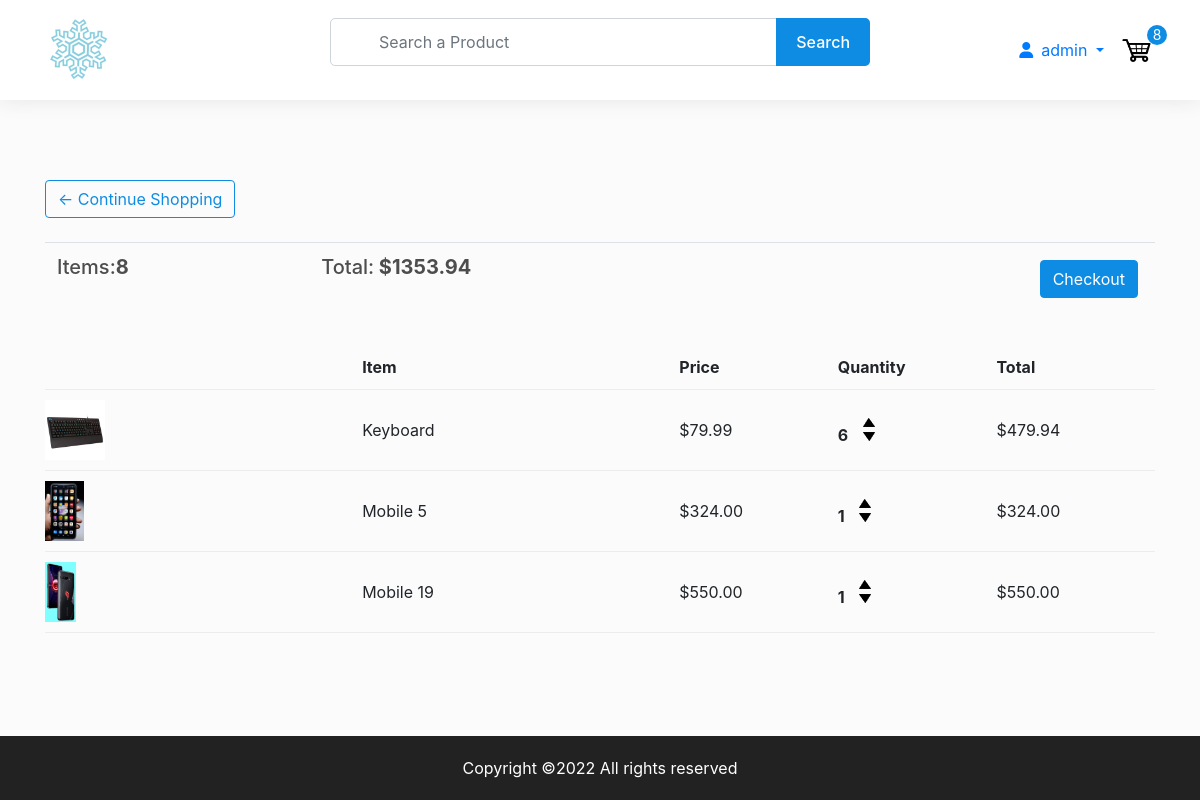
The app's page /cart/ (signed in), older data.
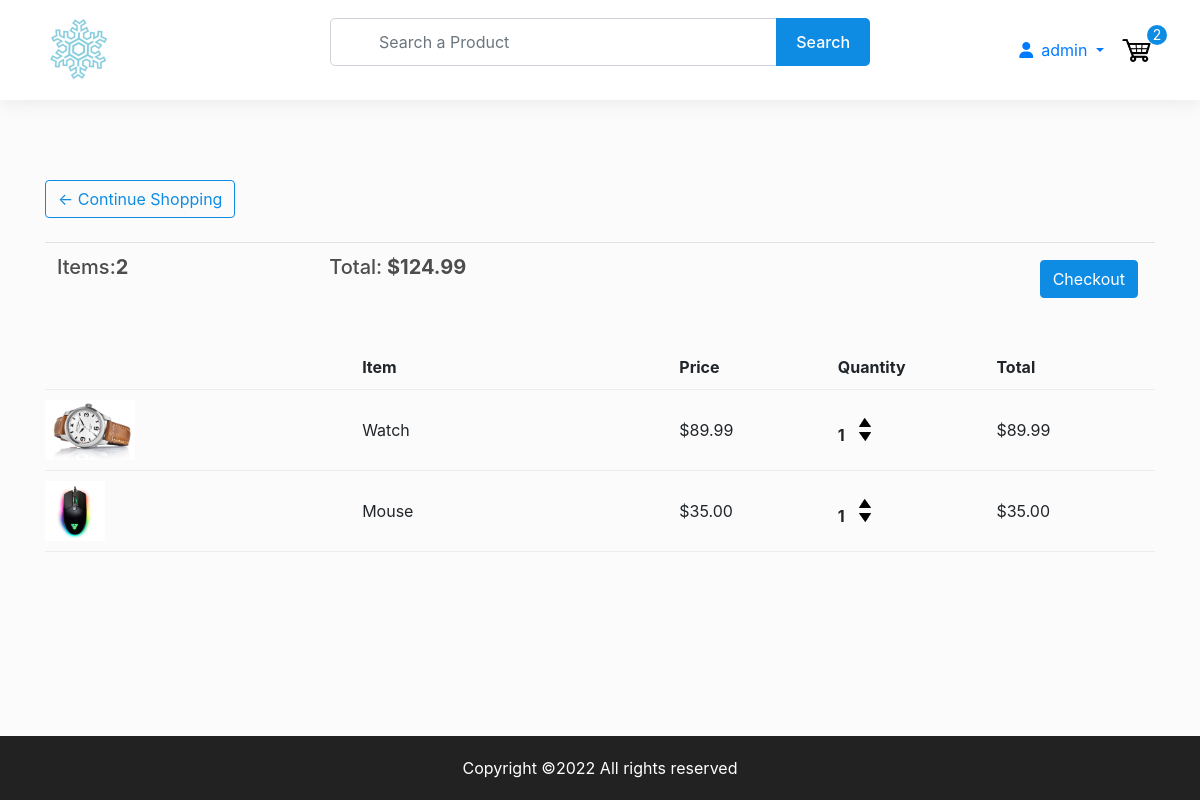
The same page, newer data.
### store/models.py (models this page shows, shortened)
class Order(models.Model):
    customer = models.ForeignKey(
        Customer, on_delete=models.CASCADE, blank=True, null=True
    )
    items = models.ManyToManyField(OrderItem)
    date_orderd = models.DateTimeField(auto_now_add=True)
    ordered = models.BooleanField(default=False, null=False, blank=False)
    being_delivered = models.BooleanField(default=False)
    transaction_id = models.CharField(max_length=200, null=True)
    total_price = models.FloatField(max_length=200, null=True)  # added
    sphipping_address = models.ForeignKey(
        "ShippingAddress", on_delete=models.SET_NULL, blank=True, null=True
    )
    payment = models.ForeignKey(
        "Payment", on_delete=models.SET_NULL, blank=True, null=True
    )
    @property
    def get_total(self):
        total = 0
        for order_items in self.items.all():
            total = total + order_items.get_total_item_price
        return total
    @property
    def get_cart_items(self):
        total = 0
        for order_item in self.items.all():
            total += order_item.quantity
        return total

class OrderItem(models.Model):
    customer = models.ForeignKey(
        Customer, on_delete=models.CASCADE, blank=True, null=True
    )
    product = models.ForeignKey(Product, on_delete=models.CASCADE, null=True)
    quantity = models.IntegerField(default=0, null=True, blank=True)
    ordered = models.BooleanField(default=False)
    @property
    def get_total_item_price(self):
        total = self.product.price * self.quantity
        return total

class Product(models.Model):
    name = models.CharField(max_length=200, null=True)
    price = models.DecimalField(max_digits=7, decimal_places=2)
    digital = models.BooleanField(default=False, null=True, blank=False)
    image = models.ImageField(null=True, blank=True)
    status = models.BooleanField(default=False, null=True, blank=False)  # changed
    description = models.TextField(max_length=1000, null=True, blank=True)  # added
    @property
    def imageURL(self):
        try:
            url = self.image.url
        except:
            url = ""
        return url

### store/views.py (the view)
# urls.py: path("cart/", views.cart, name="cart"),
@login_required(login_url="login")
def cart(request):
    try:
        customer = get_object_or_404(Customer, user=request.user)
        order = Order.objects.get(customer=customer, ordered=False)
        context = {"object": order}
        return render(request, "store/cart.html", context)
    except ObjectDoesNotExist:
        messages.warning(request, "You do not have an active order")
        context = {}
        return render(request, "store/cart.html", context)

### context_processors/context_processors.py (called while the page is built, shortened)
def total_cart_items(request):
    if request.user.is_authenticated:
        customer = Customer.objects.filter(user=request.user).first()
        if customer is None:
            return {"totalCartItems": 0}
        order = Order.objects.filter(customer=customer, ordered=False).first()
        if order is None:
            return {"totalCartItems": 0}
        cartItems = order.get_cart_items
    return {"totalCartItems": cartItems}

### store/templates/store/cart.html (shortened to what this page needs)
{% extends 'store/header.html' %}
{% load static %}
{% block content %}
	<section>
		<div class="container">
			<div class="row">
				<div class="col-lg-12">
					<div class="box-element">
						<a  class="btn btn-outline-primary" href="{% url 'store' %}">&#x2190; Continue Shopping</a>
						<br>
						<br>
						<table class="table">
							<tr>
								<th><h5>Items:<strong id="total_cart_items">{{totalCartItems}}</strong></h5></th>
								<th><h5>Total:<strong id="total_price"> ${{object.get_total}}</strong></h5></th>
								<th>
									{% if object.get_total %}
									<a  style="float:right; margin:5px;" class="btn btn-primary" href="{% url 'checkout' %}">Checkout</a>
									{% endif %}
								</th>
							</tr>
						</table>
					</div>
					<br>
					<div class="box-element">
						<div class="cart-row">
							<div style="flex:2"><strong>Item</strong></div>
							<div style="flex:1"><strong>Price</strong></div>
							<div style="flex:1"><strong>Quantity</strong></div>
							<div style="flex:1"><strong>Total</strong></div>
						</div>
						{% for item in object.items.all %}
						<div class="cart-row" id="rowid{{item.product.id}}">
							<div style="flex:2"><img class="row-image" src="{{item.product.imageURL}}"></div>
							<div style="flex:2"><p>{{item.product.name}}</p></div>
							<div style="flex:1"><p id="price{{item.product.id}}">${{item.product.price|floatformat:2}}</p></div>
							<div style="flex:1">
								<p class="quantity" id="q{{item.product.id}}">{{item.quantity}}</p>
								<div class="quantity">
									<a href="{% url 'add_to_cart' %}" class="add-btn" id="{{item.product.id}}"><img class="chg-quantity" src="{% static  'images/arrow-up.png' %}"></a>
									<a href="{% url 'remove_from_cart' %}" class="remove-btn" id="{{item.product.id}}"><img class="chg-quantity" src="{% static  'images/arrow-down.png' %}"></a>
								</div>
							</div>
							<div style="flex:1"><p id="tprice{{item.product.id}}">${{item.get_total_item_price}}</p></div>
						</div>
						{% endfor %}
					</div>
				</div>
			</div>
		</div>
	</section>
{% endblock content %}

### store/templates/store/header.html (shortened to what this page needs)
<!DOCTYPE html>
{% load static %}
<html>
    <head>
        <link
            rel="stylesheet"
            href="https://stackpath.bootstrapcdn.com/bootstrap/4.4.1/css/bootstrap.min.css"
        />
        <link
            rel="stylesheet"
            type="text/css"
            href="{% static 'css/style.css' %}"
        />
        <link rel="stylesheet" href="https://cdnjs.cloudflare.com/ajax/libs/lightgallery/2.3.0/css/lightgallery-bundle.min.css" />
        <link
        rel="stylesheet"
        href="https://unpkg.com/@trevoreyre/autocomplete-js/dist/style.css"
        />
        <link rel='stylesheet' href='https://maxcdn.bootstrapcdn.com/font-awesome/4.5.0/css/font-awesome.min.css' >
    </head>
    <body>
        <div id="page-container">
            <header>
                <div class="container">
                    <div class="row align-items-center">
                        <div class="col-6 col-lg-3 order-1">
                            <a href="{% url 'store' %}" class="logo mr-5">
                                <img src="{% static 'images/logo-1.png' %}" />
                            </a>
                        </div>
                        <div class="col-lg-6 order-3 order-lg-2 mt-2 mt-lg-0">
                            <form id="autocomplete" class="autocomplete" action="/search" method="get">
                                <div class="form-group mb-0">
                                    <input type="text" class="autocomplete-input form-control sm-2 mr-5 pl-5" name="search" placeholder="Search a Product">
                                </div>
                                <button type="submit">Search</button>
                            </form>
                        </div>
                        <div class="col-6 col-lg-3 order-2 order-lg-3">
                            <div class="header-right d-flex align-items-center justify-content-end">
                                {% if request.user.is_authenticated %}
                                    <div class="dropdown">
                                        <a href="#" class="dropdown-toggle" data-toggle="dropdown" aria-haspopup="true" aria-expanded="false">
                                            <i class="fa fa-user mr-2"></i>{{request.user}}
                                        </a>
                                    </div>
                                {% else %}
                                    <a href="{% url 'login' %}" class="btn btn-outline-primary">Login</a>
                                {% endif %}
                                <div class="cart ml-3">
                                    <a href="{% url 'cart' %}">
                                        <img src="{% static 'images/cart.png' %}" />
                                    </a>
                                    <p id="totalCartNo">{{totalCartItems}}</p>
                                </div>
                            </div>
                        </div>
                    </div>
                </div>
            </header>
            <div id="content-wrap">
                {% block content %}
                {% endblock content %}
            </div>
            <footer>
                <div class="container text-center">
                    <p>Copyright ©2022 All rights reserved</p>
                </div>
            </footer>
        </div>
    </body>
</html>

### static/css/style.css (style rules this page uses)
.btn { transition: 250ms ease-in; }
.btn-primary { background-color: #0e8ce4; border-color: #0e8ce4; }
.btn-outline-primary { color: #0e8ce4; border-color: #0e8ce4; }
img { max-width: 100%; }
h1, h2, h3, h4, h5, h6 { color: #4d4d4d; }
body { background-color: #fbfbfb; }
#page-container { position: relative; min-height: 100vh; }
#content-wrap { padding-bottom: 64px; }
section { padding: 50px 0; }
@media (min-width: 768px) { section { padding: 60px 0; } }
@media (min-width: 768px) { section { padding: 80px 0; } }
header { position: -webkit-sticky; position: sticky; top: 0; z-index: 999; background-color: #fff; padding: 15px 0; box-shadow: 0 0 20px #e5e5e5; }
header .logo img { height: 70px; -o-object-fit: contain; object-fit: contain; }
header .autocomplete { position: relative; }
header .autocomplete input { height: 48px; background-color: #fff; border-radius: 5px; }
header .autocomplete button { position: absolute; top: 0; right: 0; height: 100%; background-color: #0e8ce4; color: #fff; font-weight: 500; border: 0; border-radius: 0 5px 5px 0; padding: 0 20px; transition: 250ms ease-in; }
header .cart { position: relative; }
header .cart img { height: 35px; }
header .cart p { position: absolute; top: -8px; right: -12px; width: 20px; height: 20px; color: #fff; background-color: #0e8ce4; font-size: 14px; line-height: 20px; text-align: center; border-radius: 50%; margin-bottom: 0; }
.row-image { height: 60px; width: auto; }
.cart-row { display: flex; align-items: center; padding-bottom: 10px; margin-bottom: 10px; border-bottom: 1px solid #ececec; }
.cart-row p { margin-bottom: 0; }
.quantity { display: inline-block; font-weight: 700; padding-right: 10px; }
.chg-quantity { width: 12px; cursor: pointer; display: block; margin-top: 5px; transition: 0.1s; }
footer { position: absolute; bottom: 0; height: 64px; width: 100%; background-color: #222222; padding: 20px 0; }
footer p { color: #fff; margin-bottom: 0; }

Row changes from the older to the newer data that the page shows:
removed OrderItem: product.imageURL (picture), product.name "Keyboard", product.price "79.99", quantity "6", get_total_item_price "479.94"
removed OrderItem: product.imageURL (picture), product.name "Mobile 5", product.price "324.00", quantity "1", get_total_item_price "324.00"
removed OrderItem: product.imageURL (picture), product.name "Mobile 19", product.price "550.00", quantity "1", get_total_item_price "550.00"
computed for Order: get_total "1353.94" → "124.99"
added OrderItem: product.imageURL (picture), product.name "Watch", product.price "89.99", quantity "1", get_total_item_price "89.99"
added OrderItem: product.imageURL (picture), product.name "Mouse", product.price "35.00", quantity "1", get_total_item_price "35.00"
Text that changed along with them:
{{ totalCartItems }}: "8" → "2"
